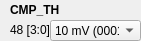
    <widget class="QWidget" name="widget_2" native="true">
     <property name="geometry">
      <rect>
       <x>10</x>
       <y>170</y>
       <width>141</width>
       <height>41</height>
      </rect>
     </property>
     <widget class="QLabel" name="label_481">
      <property name="geometry">
       <rect>
        <x>10</x>
        <y>0</y>
        <width>111</width>
        <height>20</height>
       </rect>
      </property>
      <property name="font">
       <font>
        <weight>75</weight>
        <bold>true</bold>
       </font>
      </property>
      <property name="text">
       <string>CMP_TH</string>
      </property>
     </widget>
     <widget class="QLabel" name="addr_CMP_TH">
      <property name="geometry">
       <rect>
        <x>10</x>
        <y>20</y>
        <width>101</width>
        <height>20</height>
       </rect>
      </property>
      <property name="text">
       <string>48 [3:0]</string>
      </property>
     </widget>
     <widget class="QComboBox" name="comboBox_CMP_TH">
      <property name="geometry">
       <rect>
        <x>50</x>
        <y>20</y>
        <width>91</width>
        <height>21</height>
       </rect>
      </property>
      <item>
       <property name="text">
        <string>10 mV (0001)</string>
       </property>
      </item>
      <item>
       <property name="text">
        <string>0 mV (0000)</string>
       </property>
      </item>
      <item>
       <property name="text">
        <string>20 mV (0011)</string>
       </property>
      </item>
      <item>
       <property name="text">
        <string>30 mV (0111)</string>
       </property>
      </item>
      <item>
       <property name="text">
        <string>40 mV (1111)</string>
       </property>
      </item>
     </widget>
    </widget>
